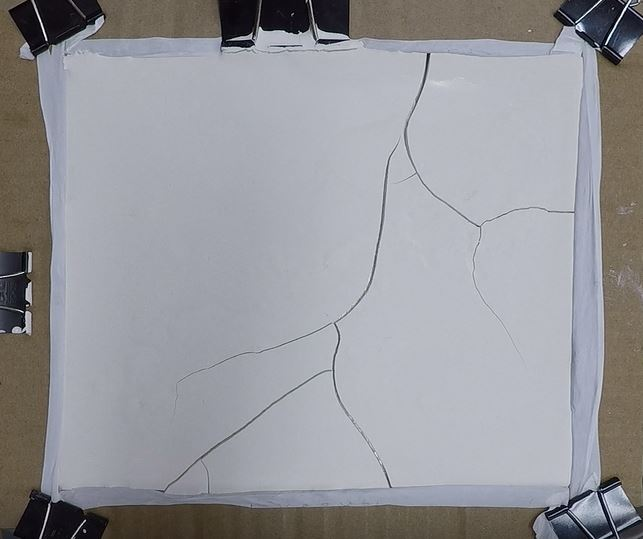
#> input picture length/Trial1.JPG, 643 x 539 px
$ python -i test.py   (imports and definitions only)
#> lines starting #> are read from the running program, lines starting #| are printed output that depends on the picture
#Python Code that will take in a picture that contains cracking
#Outputs the length of the cracking

#All the imports for packages used
import math
import scipy.ndimage.morphology as m
import cv2
import numpy as np
from skimage import img_as_float
from skimage import io, color, morphology
from skimage import io, morphology, img_as_bool, segmentation
from scipy import ndimage as ndi
import matplotlib.pyplot as plt
import ctypes
import tkinter as tk
import tkinter.filedialog
from tkinter.filedialog import askopenfilename

#Makes each pixel of the image black or white
# [32 lines left out: functions binary, median, thinning2, canny, not called in this run]

#Fills in gaps in the skeleton image
def complete(img):
#> called with img = '../length/Trial1.JPG'
    image = img_as_bool(io.imread(img))
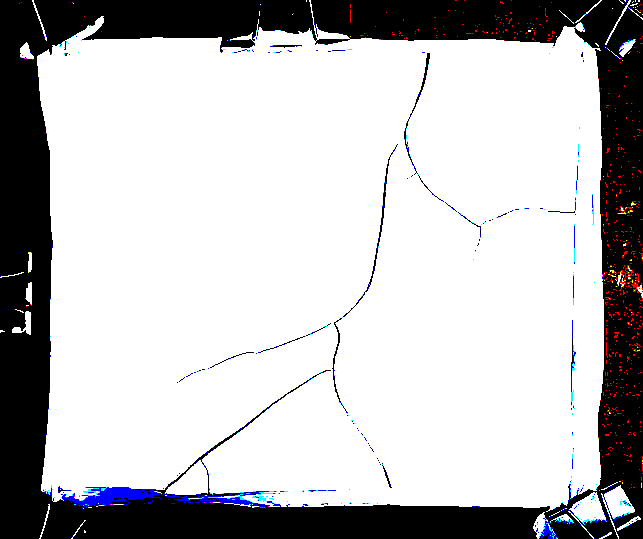
#> image: shape (539, 643, 3) bool; mean R, G, B 0.744, 0.743, 0.749
    out = ndi.distance_transform_edt(~image)
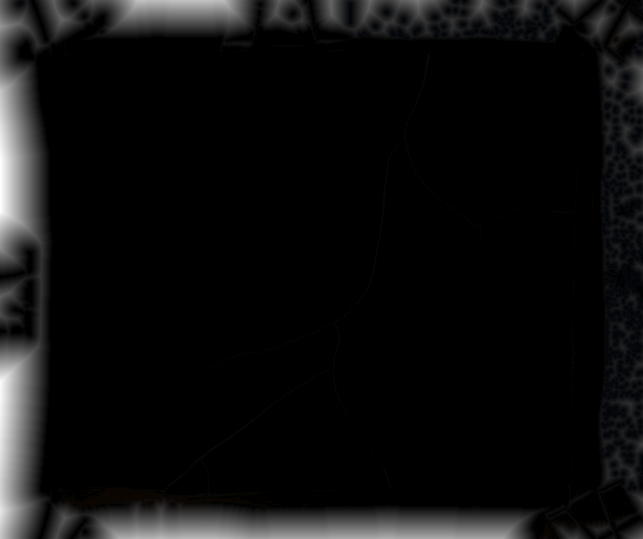
#> out: shape (539, 643, 3) float64; mean R, G, B 2.8, 2.8, 2.8; drawn with min black and max white
    out = out < 0.02 * out.max()
    out = morphology.skeletonize(out)
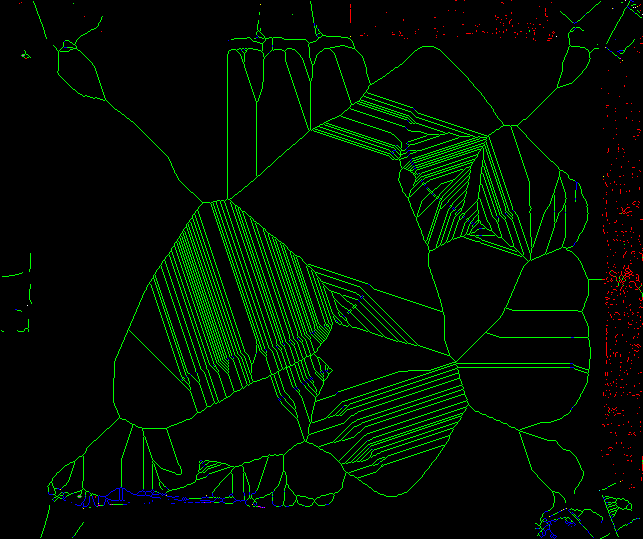
#> out: shape (539, 643, 3) bool; mean R, G, B 0.0029, 0.0526, 0.00234
    out = segmentation.clear_border(out)
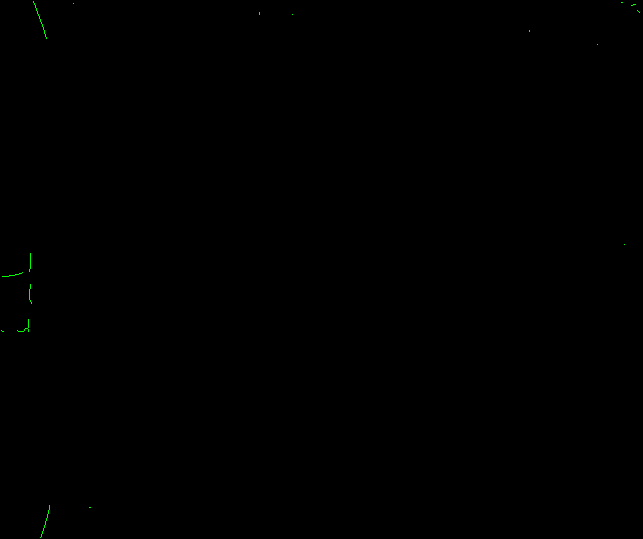
#> out: shape (539, 643, 3) bool; mean R, G, B 0, 0.000516, 0
    out = out | image

    cv2.imshow("out",out)
    cv2.waitKey(0)
    cv2.imwrite('gaps_filled.jpg', out)

#Makes all green pixels white
# [335 lines left out: functions bandw, switch, getLength, getSlope, getWidth, getColor, not called in this run]

#############################################MAIN###################################
#User finds file in file system
# [2 lines not run here, left out]

#The image is made smaller if it extends the window size
# [1 line that did not run here, left out]
# [1 line that did not run here, left out]
# [1 line that did not run here, left out]
# [1 line that did not run here, left out]
# [9 lines not run here, left out]

# [1 line that did not run here, left out]
# [1 line that did not run here, left out]
# [1 line that did not run here, left out]

# [12 lines not run here, left out]

# [1 line that did not run here, left out]
# [1 line that did not run here, left out]
# [1 line that did not run here, left out]

#Image is resized
# [1 line not run here, left out]
filename = 'resize.jpg'
selection = False
roi = []

crop_img = [0]

#Uses ROI to allow the user to crop the image by dragging their mouse
# [14 lines left out: function roi_selection, not called in this run]

image_read_path=filename
window_name='Input Image'
window_crop_name='Cropped Image'
esc_keycode=27
wait_time=1
# [60 lines not run here, left out]


#Notes:
#Loop through endpoints and splitting points but it loops a fixed number of times

>>> result = complete('../length/Trial1.JPG')
